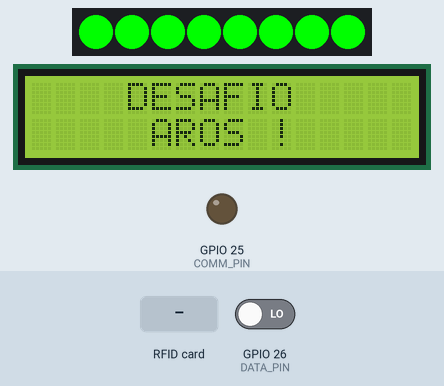
The sketch below on a simulated ESP32. Shown: 8 RGB LEDs in strip order, left to right, 16×2 character LCD, output pins drawn as LEDs (lit = HIGH). The test bench sets the inputs (shaded band); at power-on: GPIO 26 (DATA_PIN) LOW. What the sketch prints to the serial monitor is not drawn.

Above: at 1.3 s.
1.4 s: RFID card 5E 7A 19 C4 held to the reader
At 2.5 s:
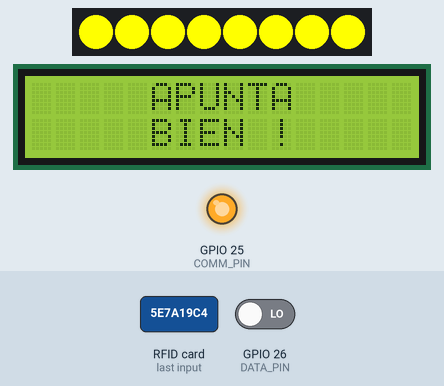
Timing chart, 0 to 4.4 s (numbered marks = the images above; inputs shaded):
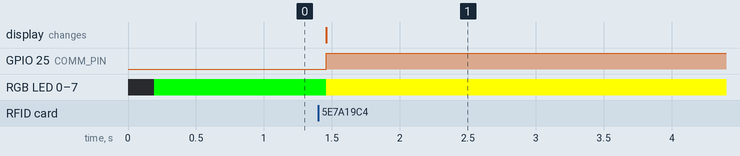

The sketch:

TOTEM_V4.ino
```cpp
#include <SPI.h>
#include <MFRC522.h>
#include <Wire.h>
#include <LiquidCrystal_I2C.h>
#include <Adafruit_NeoPixel.h>

#define PIN_TOTEM 14
#define NUMPIXELS_TOTEM 8

Adafruit_NeoPixel pixels(NUMPIXELS_TOTEM, PIN_TOTEM, NEO_GRB + NEO_KHZ800);


bool rcpt = false;

int ultimoEstado = LOW;

int state;


#define DATA_PIN 26
#define COMM_PIN 25

byte received;
unsigned long t;

LiquidCrystal_I2C lcd(0x27, 16, 2);  // set the LCD address to 0x27 for a 16 chars and 2 line display

#define SS_PIN 5
#define RST_PIN 13

MFRC522 rfid(SS_PIN, RST_PIN);  // Instance of the class

MFRC522::MIFARE_Key key;

// Init array that will store new NUID
byte nuidPICC[4];

// Variable to store the scanned card ID as a string
String cardID = "";

int estado = 0;
unsigned long anterior;

int puntaje = 0;

void setup() {
  pinMode(COMM_PIN, OUTPUT);
  Serial.begin(115200);

  pixels.begin();
  setGreen();


  pinMode(DATA_PIN, INPUT);

  pinMode(COMM_PIN, OUTPUT);


  SPI.begin();      // Init SPI bus
  rfid.PCD_Init();  // Init MFRC522

  for (byte i = 0; i < 6; i++) {
    key.keyByte[i] = 0xFF;
  }

  Serial.println(F("This code scans the MIFARE Classic NUID."));
  Serial.print(F("Using the following key:"));

  lcd.init();  // initialize the lcd
  lcd.init();
  // Print a message to the LCD.
  lcd.backlight();

  digitalWrite(COMM_PIN, LOW);

  Serial.println("Inicio totem");
}

void loop() {


  switch (estado) {
    case 0:
      lcd.setCursor(4, 0);
      lcd.print("DESAFIO");
      lcd.setCursor(5, 1);
      lcd.print("AROS !");

      if (rfid.PICC_IsNewCardPresent() && rfid.PICC_ReadCardSerial()) {
        // Reiniciar cardID
        lcd.clear();
        lcd.setCursor(0, 0);
        lcd.print("     APUNTA");
        lcd.setCursor(0, 1);
        lcd.print("     BIEN !");
        Serial.println("Inicio juego");
        setYellow();
        estado = 1;
        digitalWrite(COMM_PIN, HIGH);
        anterior = millis();
        rfid.PICC_HaltA();
        rfid.PCD_StopCrypto1();
      }

      break;

    case 1:

      state = debounce(DATA_PIN);

      // Detectar flanco de subida (LOW -> HIGH)
      if (ultimoEstado == LOW && state == HIGH) {
        puntaje++;
        Serial.print("Puntos: ");
        Serial.println(puntaje);
      }

      ultimoEstado = state;
      delay(5);

      if (millis() - anterior > 60000) {
        estado = 2;
        setRed();
        Serial.println("Espera puntos");
        digitalWrite(COMM_PIN, LOW);
        anterior = millis();
      }

      delay(5);
      break;

    case 2:

      //ACA IRIRA LA LOGICA DE RECEPCION DE LOS PUNTOS VIA SERIAL
      estado = 3;

      break;

    case 3:

      lcd.clear();
      lcd.setCursor(1, 0);
      lcd.print("Puntos ganados");
      lcd.setCursor(7, 1);
      lcd.print(puntaje - 1);
      delay(6000);
      ESP.restart();

      break;
  }

  //setYellow();
}
bool debounce(int pin) {
  const unsigned long debounceDelay = 125;  // Tiempo de rebote en ms

  static int lastButtonState = HIGH;
  static int buttonState = HIGH;
  static unsigned long lastDebounceTime = 0;

  int reading = digitalRead(pin);

  if (reading != lastButtonState) {
    lastDebounceTime = millis();
  }

  if ((millis() - lastDebounceTime) > debounceDelay) {
    if (reading != buttonState) {
      buttonState = reading;
    }
  }

  lastButtonState = reading;

  return buttonState;
}

void setGreen() {
  pixels.clear();
  for (int i = 0; i < NUMPIXELS_TOTEM; i++) {
    pixels.setPixelColor(i, pixels.Color(0, 255, 0));
    pixels.show();
  }
}

void setRed() {
  pixels.clear();
  for (int i = 0; i < NUMPIXELS_TOTEM; i++) {
    pixels.setPixelColor(i, pixels.Color(255, 0, 0));
    pixels.show();
  }
}

void setYellow() {
  pixels.clear();
  for (int i = 0; i < NUMPIXELS_TOTEM; i++) {
    pixels.setPixelColor(i, pixels.Color(255, 255, 0));
    pixels.show();
  }
}
```

Measured:
- after the input at 1.4 s, GPIO 25 (COMM_PIN): LOW → HIGH after 0.06 s; RGB LED 0–7: RGB(0, 255, 0) → RGB(255, 255, 0) after 0.06 s; the display: changes after 0.06 s (image 1)
